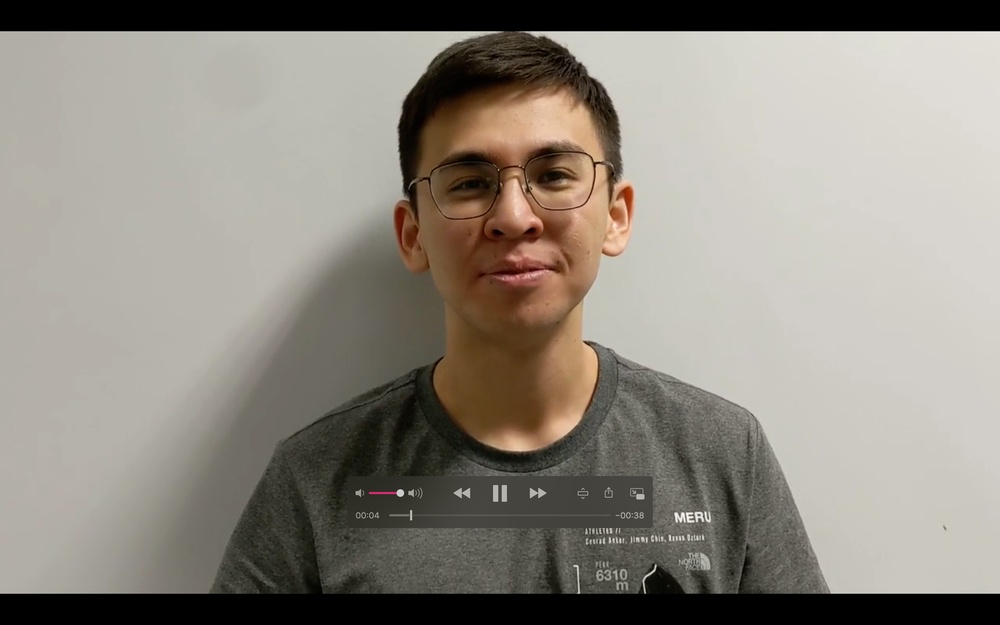
//> input picture sample_images/china.jpg, 1000 x 625 px, shrunk from 2880 x 1800 before the run, given in place of bauka.mp4, which was not available
$ ./facedet_video   (built with g++ and OpenCV 4)
//> lines starting //> are read from the running program, lines starting //| are printed output that depends on the picture; after the words box and inside, x2 and y2 are one past the last pixel; in counts of white or black regions, pixels touching at a corner belong together; pictures that were not available may be replaced by others from this repository, and a replacement may not be noted
#include "opencv2/objdetect.hpp"
#include "opencv2/highgui.hpp"
#include "opencv2/imgproc.hpp"
#include "opencv2/videoio.hpp"
#include "opencv2/face.hpp"
#include <opencv2/core/mat.hpp>
#include <stdio.h>
#include <math.h>

#include <iostream>

using namespace std;
using namespace cv;
using namespace cv::face;

void detectFaceEyesAndDisplay( Mat frame );
Point middlePoint(Point p1, Point p2);
float blinkingRatio (vector<Point2f> landmarks, int points[]);
CascadeClassifier face_cascade;
CascadeClassifier eye_left_cascade;
CascadeClassifier eye_right_cascade;

int thresh = 200;
int max_thresh = 255;
const char* source_window = "Source image";
const char* corners_window = "Corners detected";

int main( int argc, const char** argv )
{

    String face_cascade_name = samples::findFile("../haarcascades/haarcascade_frontalface_alt.xml" );
    String eye_left_cascade_name = samples::findFile("../haarcascades/haarcascade_lefteye_2splits.xml");
    String eye_right_cascade_name = samples::findFile("../haarcascades/haarcascade_righteye_2splits.xml");

    if( !face_cascade.load( face_cascade_name ) )
    {
        cout << "--(!)Error loading face cascade\n";
        return -1;
    };

    if( !eye_left_cascade.load( eye_left_cascade_name ) )
    {
        cout << "--(!)Error loading eye left cascade\n";
        return -1;
    };

    if( !eye_right_cascade.load( eye_right_cascade_name ) )
    {
        cout << "--(!)Error loading eye right cascade\n";
        return -1;
    };

    VideoCapture capture("../sample_videos/bauka.mp4");
    if ( ! capture.isOpened() )
    {
        cout << "--(!)Error opening video capture\n";
        return -1;
    }

    Mat frame;
    while ( capture.read(frame) )
    {
//> frame is the input picture: 625 rows x 1000 cols, CV_8UC3; mean B, G, R 127.2, 136.7, 142.3
        if( frame.empty() )
        {
            cout << "--(!) No captured frame -- Break!\n";
            break;
        }

        detectFaceEyesAndDisplay( frame );

        if( waitKey(10) == 27 )
        {
            break;
        }
    }
    return 0;
}

Point middlePoint(Point p1, Point p2) {
    float x = (float)((p1.x + p2.x) / 2);
    float y = (float)((p1.y + p2.y) / 2);
    Point p = Point(x, y);
    return p;
}

void detectFaceEyesAndDisplay( Mat frame )
{
    Mat frame_gray;
    cvtColor( frame, frame_gray, COLOR_BGR2GRAY );
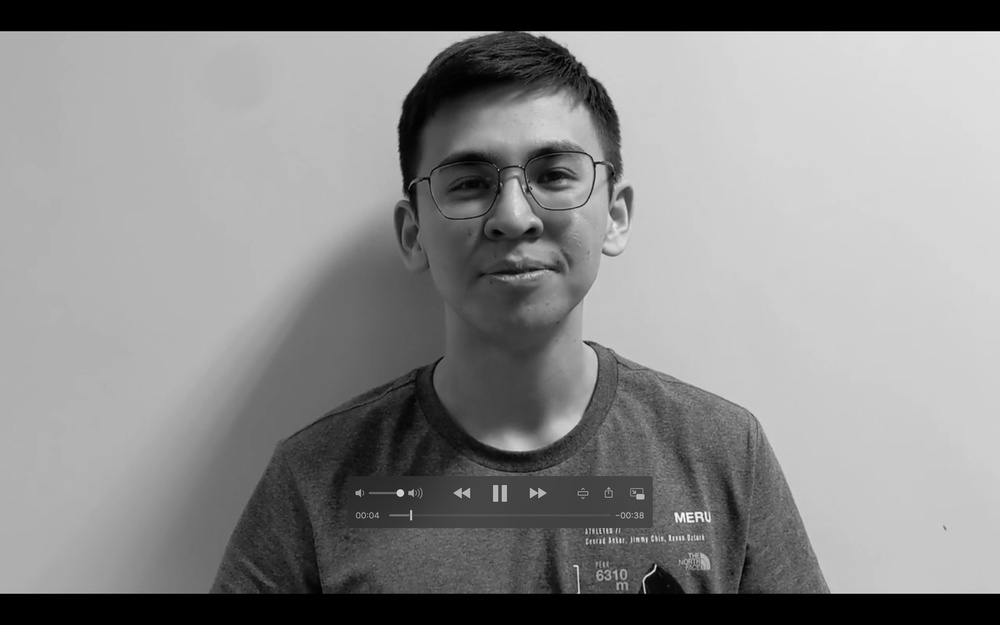
//> frame_gray: 625 rows x 1000 cols, CV_8UC1; min 0, max 252, mean 137.3
    equalizeHist( frame_gray, frame_gray );
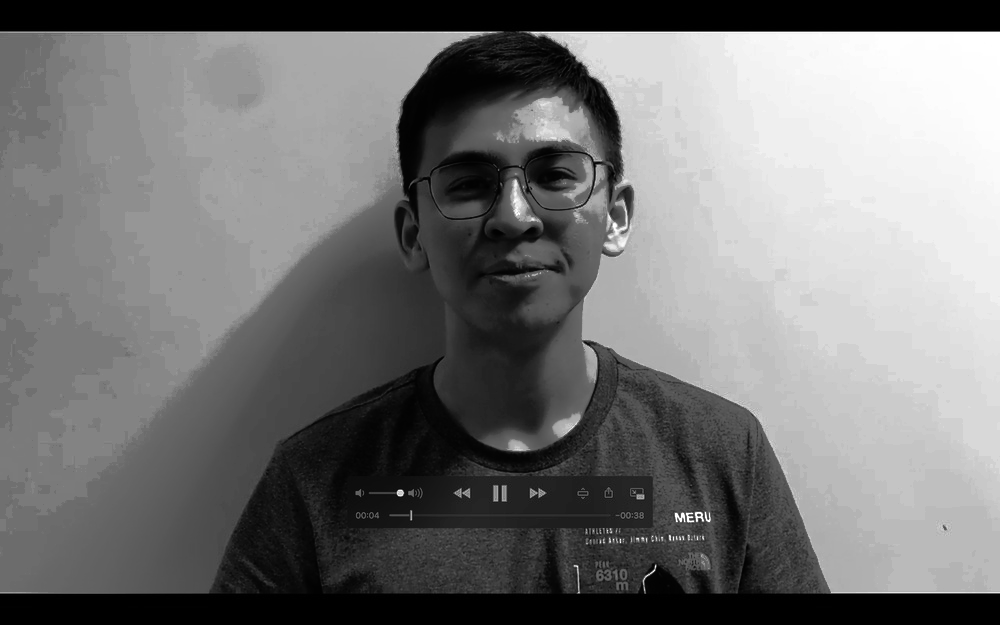
//> frame_gray: 625 rows x 1000 cols, CV_8UC1; min 0, max 255, mean 117

    std::vector<Rect> faces;
    face_cascade.detectMultiScale( frame_gray, faces );
//> faces = 1 Rect (x, y, width, height): [401, 87, 230, 230]

    Mat faceROI = frame( faces[0] );
    Mat eye_left;
    Mat eye_right;
    Mat eye_left_gray;
    Mat eye_left_corner;
    Mat dst_norm, dst_norm_scaled;

    for ( size_t i = 0; i < faces.size(); i++ )
    {
        rectangle( frame,  Point(faces[i].x, faces[i].y), Size(faces[i].x + faces[i].width, faces[i].y + faces[i].height), Scalar(255,0,0), 2 );

        Mat faceROI_gray = frame_gray( faces[i] );
        faceROI = frame( faces[i] );

        std::vector<Rect> eyes;
        std::vector<Vec3f> circles;
        eye_left_cascade.detectMultiScale(faceROI_gray, eyes);

        for ( size_t j = 0; j < eyes.size(); j++ )
        {
            rectangle(faceROI, Point(eyes[j].x, eyes[j].y + eyes[j].height/2), Size(eyes[j].x + eyes[j].width, eyes[j].y + eyes[j].height), Scalar(0, 255, 0), 2);
            eye_left = faceROI(eyes[0]);


           // [27 lines of commented-out code are left out]
            cout <<  "Detected an eye" << std::endl ;
// [14 lines of commented-out code are left out]


            cout <<  "Detected an eye" << std::endl ;

        }

    }
//> this loop made 1 pass
//> eyes on pass 1: 1 Rect (x, y, width, height): [127, 51, 58, 58]
//> pass 1, in detectFaceEyesAndDisplay, `Mat faceROI_gray = frame_gray( faces[i] );`:
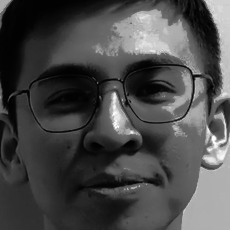
//> faceROI_gray: 230 rows x 230 cols, CV_8UC1; min 1, max 255, mean 73.5
//> pass 1, in detectFaceEyesAndDisplay, `faceROI = frame( faces[i] );`:
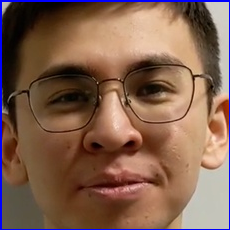
//> faceROI: 230 rows x 230 cols, CV_8UC3; mean B, G, R 79.8, 96.8, 129.6
//> after the loop:
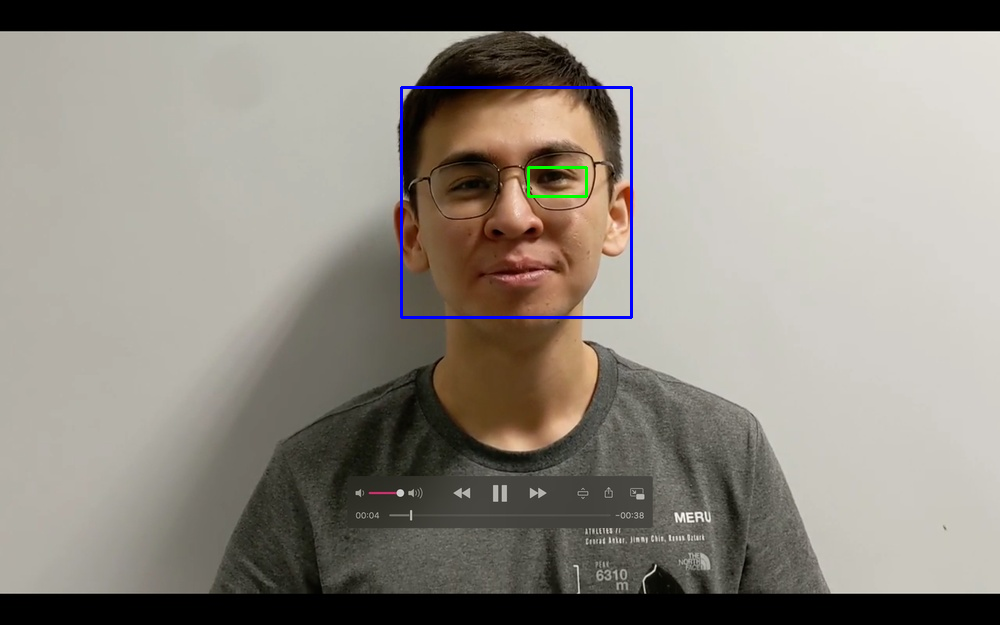
//> frame: 625 rows x 1000 cols, CV_8UC3; 0.52% of pixels changed, all inside (x1, y1, x2, y2) = (400, 86, 633, 319)
//> after the loop:
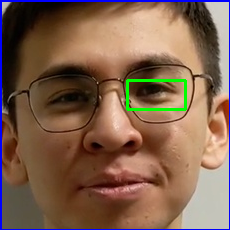
//> faceROI: 230 rows x 230 cols, CV_8UC3; 0.98% of pixels changed, all inside (x1, y1, x2, y2) = (126, 79, 187, 111)
//> after the loop:
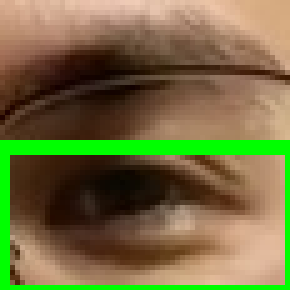
//> eye_left: 58 rows x 58 cols, CV_8UC3 (shown 5 times larger); mean B, G, R 64.9, 109.8, 115.7
//> the Esc key is pressed

    namedWindow( "Display window", WINDOW_AUTOSIZE );// Create a window for display.

    imshow("Capture - Eye left", eye_left);


//    namedWindow( "Display window", WINDOW_AUTOSIZE );// Create
//    imshow("Capture - Eye right", eye_right);
}

$ run again, on sample_images/bauka.png
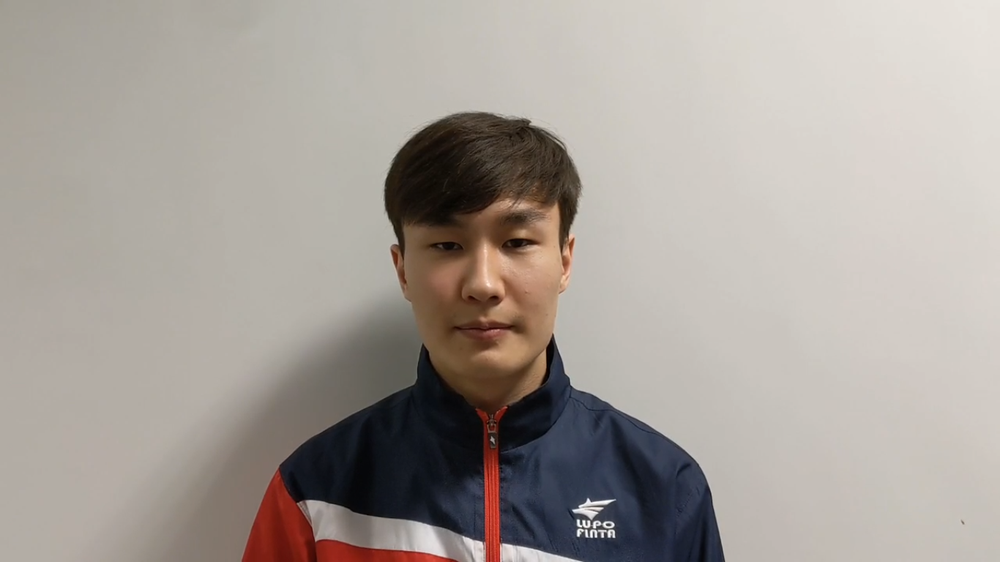
//> input picture sample_images/bauka.png, 1000 x 562 px, shrunk from 1366 x 768 before the run, given in place of bauka.mp4, which was not available
//> frame is the input picture: 562 rows x 1000 cols, CV_8UC3; mean B, G, R 153.4, 159.6, 166.7
//> faces = 1 Rect (x, y, width, height): [381, 163, 207, 207]
//> the loop in detectFaceEyesAndDisplay, `for ( size_t i = 0; i < faces.size(); i++ )` made 1 pass
//> after the loop in detectFaceEyesAndDisplay, `for ( size_t i = 0; i < faces.size(); i++ )`:
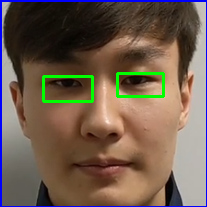
//> faceROI: 207 rows x 207 cols, CV_8UC3; mean B, G, R 79.3, 93.7, 111.1
//> after the loop in detectFaceEyesAndDisplay, `for ( size_t i = 0; i < faces.size(); i++ )`:
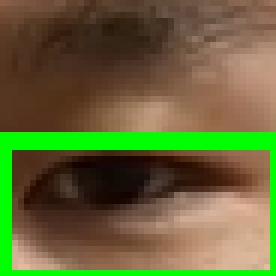
//> eye_left: 46 rows x 46 cols, CV_8UC3 (shown 6 times larger); mean B, G, R 55.4, 102.8, 101.2

$ run again, on sample_images/close.png
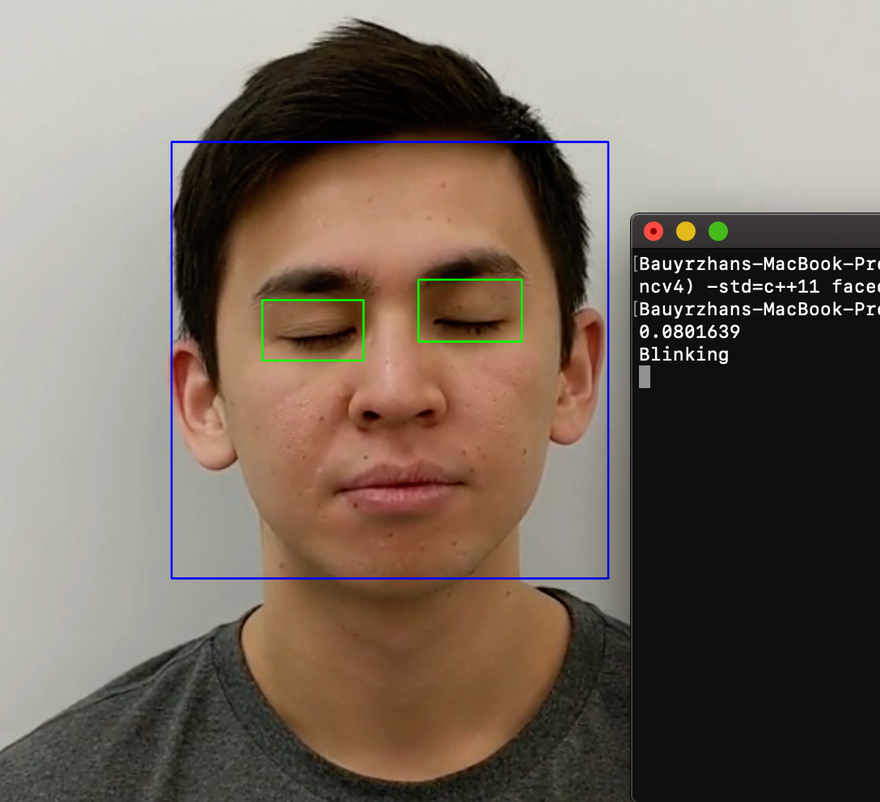
//> input picture sample_images/close.png, 880 x 802 px, shrunk from 1088 x 992 before the run, given in place of bauka.mp4, which was not available
//> frame is the input picture: 802 rows x 880 cols, CV_8UC3; mean B, G, R 95, 106.1, 118.8
//> faces = 1 Rect (x, y, width, height): [169, 142, 441, 441]
//> the loop in detectFaceEyesAndDisplay, `for ( size_t i = 0; i < faces.size(); i++ )` made 1 pass
//> after the loop in detectFaceEyesAndDisplay, `for ( size_t i = 0; i < faces.size(); i++ )`:
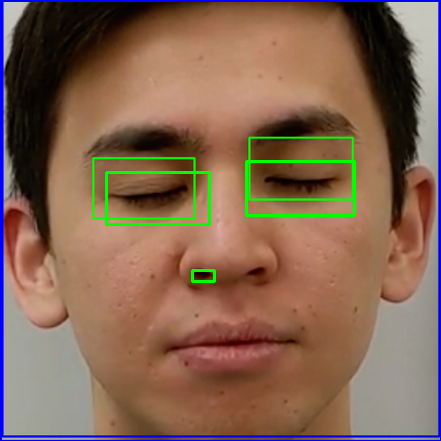
//> faceROI: 441 rows x 441 cols, CV_8UC3; mean B, G, R 82.9, 102, 132
//> after the loop in detectFaceEyesAndDisplay, `for ( size_t i = 0; i < faces.size(); i++ )`:
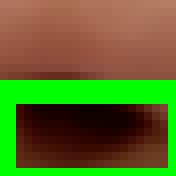
//> eye_left: 22 rows x 22 cols, CV_8UC3 (shown 8 times larger); mean B, G, R 36.4, 107.8, 89.3
